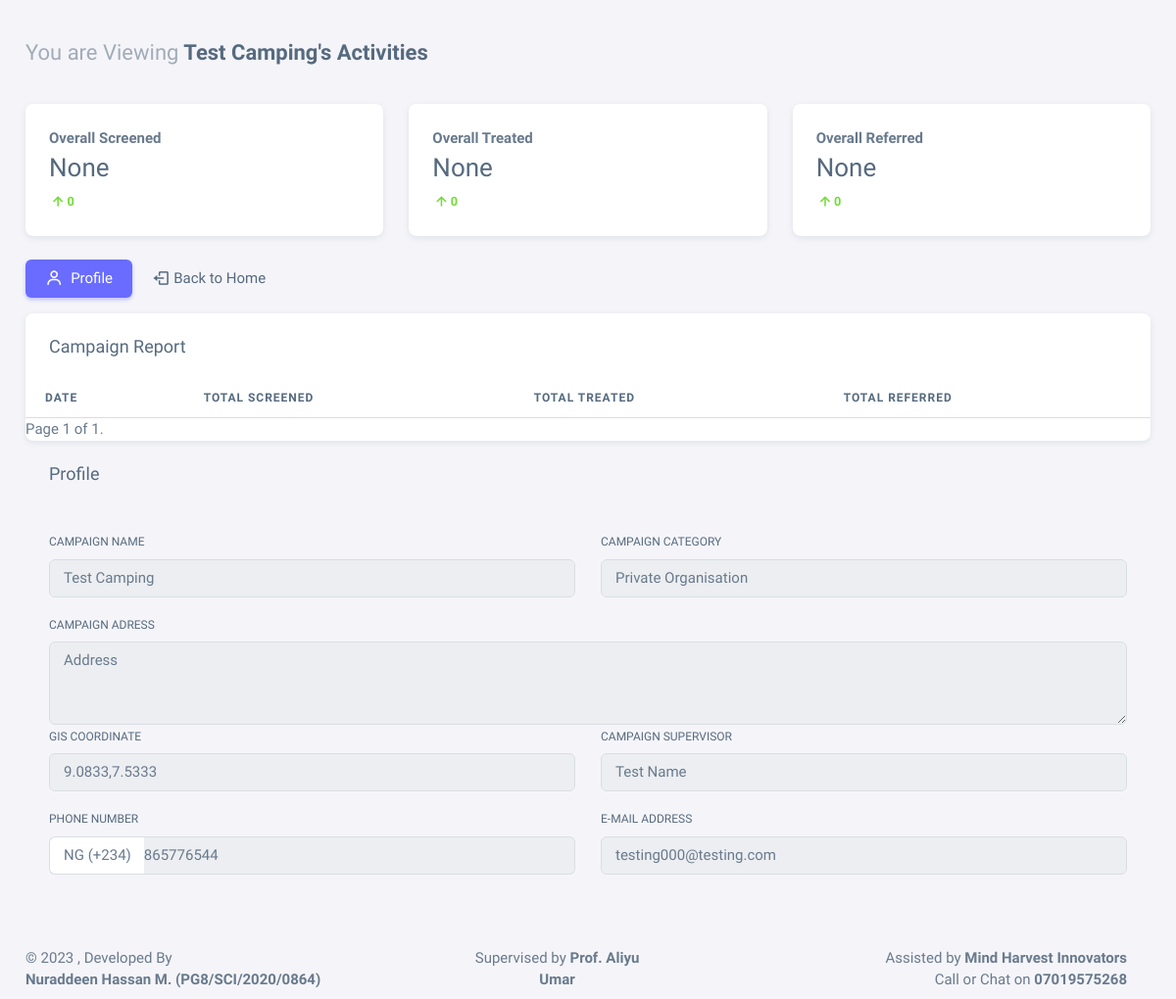
The page /camp-public/2/ on the database as committed earlier.
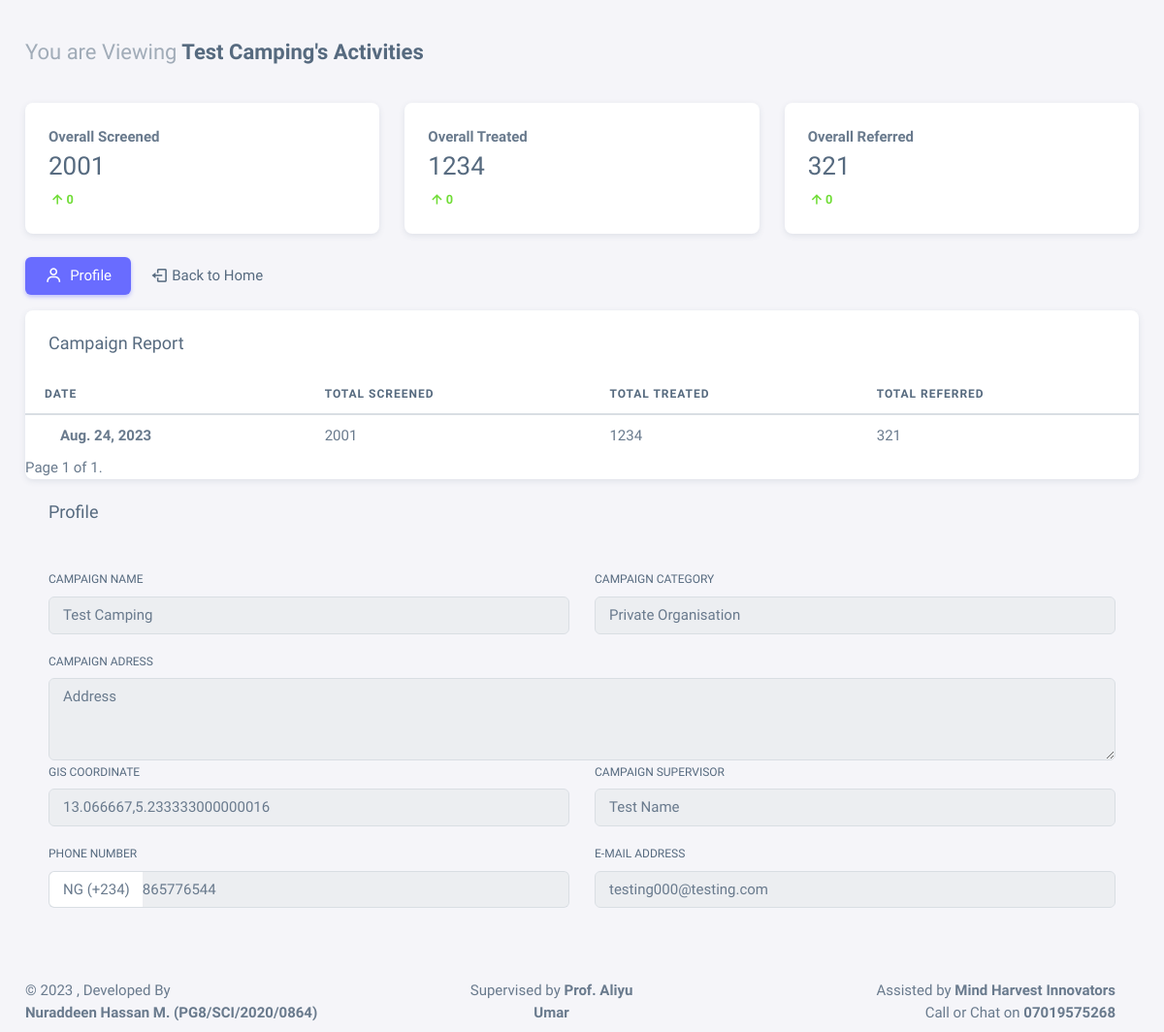
The same page on the database as committed later.
### app/models.py (models this page shows, shortened)
class Campaign(models.Model):
    user = models.ForeignKey(User, on_delete=models.CASCADE)
    type = (
        ('Mass Screening', 'Mass Screening'),
        ('Community Camp', 'Community Camp'),
    )
    campaign_type = models.CharField(max_length=50, choices=type)
    select = (
        ('Governmental', 'Governmental'),
        ('Non-Governmental Organisation', 'Non-Governmental Organisation'),
        ('Private Organisation', 'Private Organisation'),
        ('Community Initiative', 'Community Initiative'),
    )
    name = models.CharField(max_length=50)
    station = models.ForeignKey(Station, on_delete=models.CASCADE)
    category = models.CharField(max_length=50, choices=select)
    gis_location = models.CharField(max_length=50)
    address = models.TextField(max_length=200)
    supervisor = models.TextField(max_length=200)
    phone = models.IntegerField()
    email = models.EmailField(max_length=200)
    date_created = models.DateField(auto_now_add=True)

class CampReport(models.Model):
    user = models.ForeignKey(User, on_delete=models.CASCADE)
    campaign_id = models.ForeignKey(Campaign, on_delete=models.CASCADE)
    screened = models.IntegerField()
    treated = models.IntegerField()
    referral = models.IntegerField()
    date_created = models.DateField(auto_now_add=True)

### app/views.py (the view)
# urls.py: path('camp-public/<int:pk>/', views.Campaign_Public, name='camp-public'),
def Campaign_Public(request, pk):
    campaign = get_object_or_404(Campaign, id=pk)
    reports = CampReport.objects.filter(campaign_id=campaign).order_by('-date_created')  # Assuming date_created exists and you want the newest entries first
    paginator = Paginator(reports, 5)  # Show 5 reports per page
    page = request.GET.get('page')  # Get the 'page' parameter from the URL
    report = paginator.get_page(page)
    screened_count = CampReport.objects.filter(campaign_id=campaign).aggregate(total_screened=Sum('screened'))['total_screened']
    treated_cases = CampReport.objects.filter(campaign_id=campaign).aggregate(total_treated=Sum('treated'))['total_treated']
    refer_cases = CampReport.objects.filter(campaign_id=campaign).aggregate(total_referral=Sum('referral'))['total_referral']
    context = {
        'campaign': campaign,
        'report': report,
        'screened_count': screened_count,
        'treated_cases': treated_cases,
        'refer_cases': refer_cases,
    }
    return render(request, 'camp_public.html', context)

### app/templates/camp_public.html (shortened to what the changed rows need)
{% extends 'base2.html' %}
{% block content %}
<div class="content-wrapper">
    <div class="container-xxl flex-grow-1 container-p-y">
        <h4 class="fw-semibold py-3 mb-4"><span class="text-muted fw-light">You are Viewing</span> {{ campaign.name }}'s Activities</h4>
        <div class="col-lg-12 col-md-12">
            <div class="row">
                <div class="col-lg-4 col-md-4 col-12 mb-4">
                    <div class="card">
                        <div class="card-body">
                            <span class="fw-semibold d-block mb-1">Overall Screened</span>
                            <h3 class="card-title mb-2">{{screened_count}}</h3>
                            <small class="text-success fw-semibold"><i class="bx bx-up-arrow-alt"></i>0</small>
                        </div>
                    </div>
                </div>
                <div class="col-lg-4 col-md-4 col-12 mb-4">
                    <div class="card">
                        <div class="card-body">
                            <span class="fw-semibold d-block mb-1">Overall Treated</span>
                            <h3 class="card-title mb-2">{{treated_cases}}</h3>
                            <small class="text-success fw-semibold"><i class="bx bx-up-arrow-alt"></i>0</small>
                        </div>
                    </div>
                </div>
                <div class="col-lg-4 col-md-4 col-12 mb-4">
                    <div class="card">
                        <div class="card-body">
                            <span class="fw-semibold d-block mb-1">Overall Referred</span>
                            <h3 class="card-title mb-2">{{refer_cases}}</h3>
                            <small class="text-success fw-semibold"><i class="bx bx-up-arrow-alt"></i>0</small>
                        </div>
                    </div>
                </div>
            </div>
        </div>
        <div class="row">
            <div class="col-md-12">
                <div class="card">
                    <div class="table-responsive text-nowrap">
                        <table class="table">
                            <thead>
                                <tr>
                                    <th>Date</th>
                                    <th>Total Screened</th>
                                    <th>Total Treated</th>
                                    <th>Total Referred</th>
                                </tr>
                            </thead>
                            <tbody class="table-border-bottom-0">
                                {% for r in report %}
                                <tr>
                                    <td>
                                        <strong>{{r.date_created}}</strong>
                                    </td>
                                    <td>{{r.screened}}</td>
                                    <td>{{r.treated}}</td>
                                    <td>{{r.referral}}</td>
                                </tr>
                                {% endfor %}
                            </tbody>
                        </table>
                    </div>
                </div>
                    <div class="card-body">
                        <div class="row">
                            <div class="mb-3 col-md-6">
                                <label for="AName" class="form-label">campaign Name</label>
                                <input class="form-control" value="{{ campaign.name }}" type="text" id="AName"
                                    name="AName" required readonly />
                            </div>
                            <div class="mb-3 col-md-6">
                                <label for="age" class="form-label">campaign Category</label>
                                <input class="form-control" type="text" name="age" value="{{ campaign.category }}"
                                    id="age" maxlength="2" required readonly />
                            </div>
                            <div class="mb-6 col-md-12">
                                <label for="mdcc" class="form-label">campaign Adress</label>
                                <textarea class="form-control" id="mdcc" rows="3" name="mdcc"
                                    readonly>{{ campaign.address }}</textarea>
                            </div>
                            <div class="mb-3 col-md-6">
                                <label for="address" class="form-label">GIS Coordinate</label>
                                <input class="form-control" type="text" id="address" value="{{ campaign.gis_location }}"
                                    name="address" required readonly />
                            </div>
                            <div class="mb-3 col-md-6">
                                <label for="NName" class="form-label">campaign Supervisor</label>
                                <input type="text" class="form-control" id="NName" value="{{ campaign.supervisor }}"
                                    name="NName" required readonly />
                            </div>
                            <div class="mb-3 col-md-6">
                                <div class="input-group input-group-merge">
                                    <span class="input-group-text">NG (+234)</span>
                                    <input type="number" id="phoneNumber" name="phoneNumber" class="form-control"
                                        placeholder="07019575268" value="{{ campaign.phone}}" required readonly />
                                </div>
                            </div>
                            <div class="mb-3 col-md-6">
                                <label for="IdNum" class="form-label">E-Mail Address</label>
                                <input type="text" class="form-control" value="{{ campaign.email }}" id="IdNum"
                                    name="IdNum" required readonly />
                            </div>
                        </div>
                    </div>
                </div>
            </div>
        </div>
    </div>
{% endblock content %}

Rows that differ between the two databases and show on the page:
changed Campaign "Test Camping": address "9.0833,7.5333" → "13.066667,5.233333000000016"
added CampReport: date_created "Aug. 24, 2023", screened "2001", treated "1234", referral "321"
Other text that changed with them:
{{ screened_count }}: "None" → "2001"
{{ treated_cases }}: "None" → "1234"
{{ refer_cases }}: "None" → "321"
